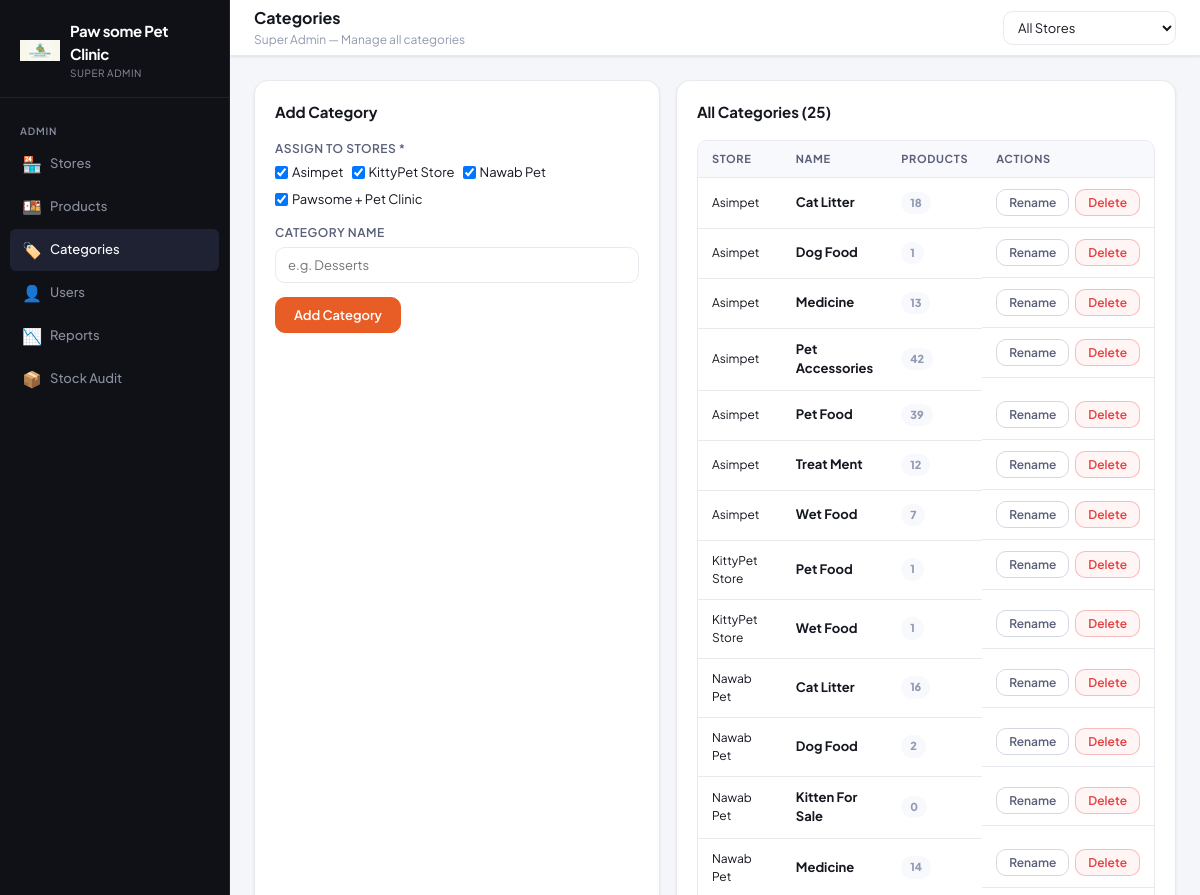
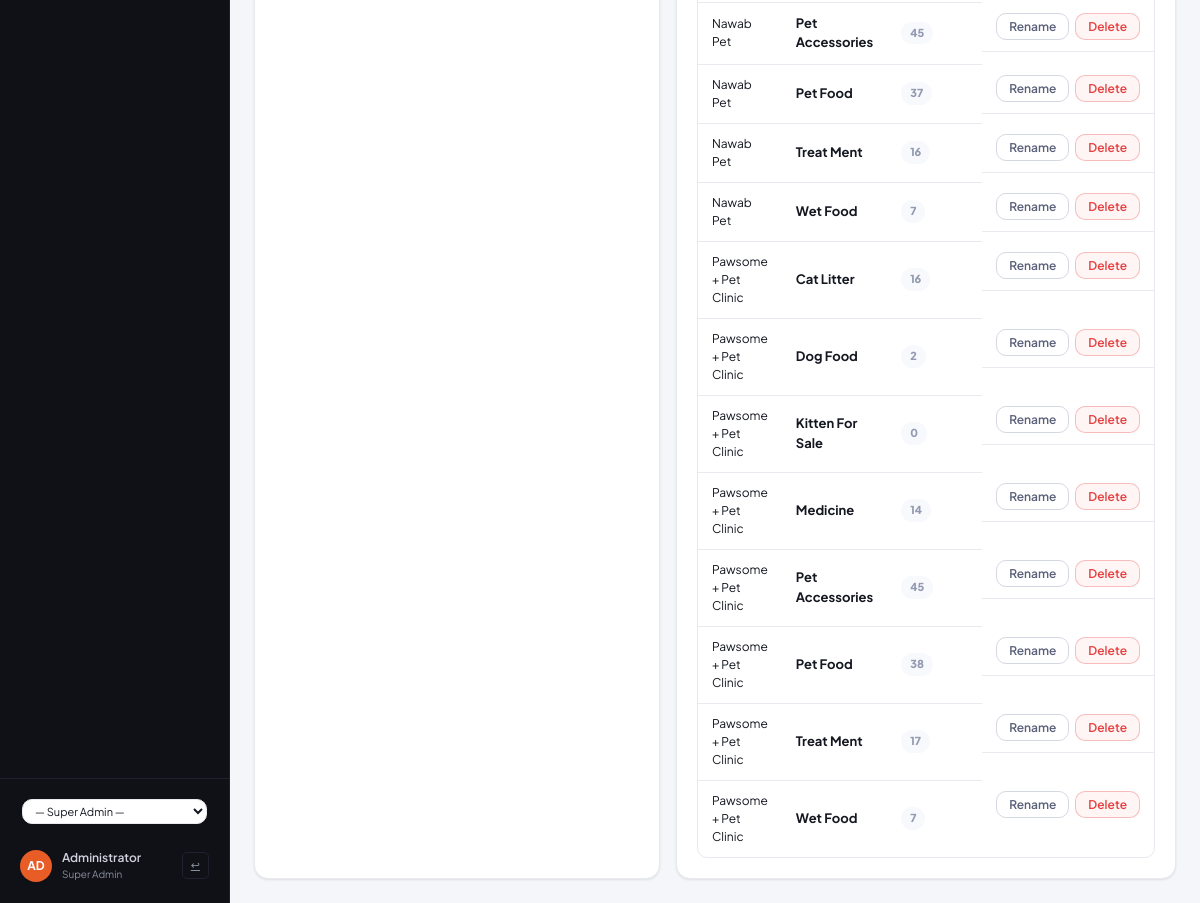
Screenshot of /admin/categories.php (signed in) with the database file from the repository (2 pictures, top to bottom).
### tables this page shows
CREATE TABLE stores (
            id INTEGER PRIMARY KEY AUTOINCREMENT,
            name TEXT NOT NULL,
            phone TEXT DEFAULT '',
            address TEXT DEFAULT '',
            receipt_footer TEXT DEFAULT 'Thank you!',
            bill_prefix TEXT DEFAULT 'ST',
            tax_rate REAL DEFAULT 5,
            currency TEXT DEFAULT 'Rs',
            is_active INTEGER DEFAULT 1,
            created_at DATETIME DEFAULT CURRENT_TIMESTAMP
        , logo TEXT DEFAULT '');

CREATE TABLE categories (
            id INTEGER PRIMARY KEY AUTOINCREMENT,
            store_id INTEGER NOT NULL DEFAULT 1,
            name TEXT NOT NULL,
            sort_order INTEGER DEFAULT 0,
            created_at DATETIME DEFAULT CURRENT_TIMESTAMP,
            FOREIGN KEY(store_id) REFERENCES stores(id),
            UNIQUE(store_id, name)
        );

### includes/db.php (called while the page is built, shortened)
<?php
function baseUrl($path = '') {
    static $base = null;
    if ($base === null) {
        $docRoot  = str_replace('\\', '/', realpath($_SERVER['DOCUMENT_ROOT'] ?? ROOT_PATH) ?: ROOT_PATH);
        $projRoot = str_replace('\\', '/', ROOT_PATH);
        $base     = rtrim(substr($projRoot, strlen($docRoot)), '/');
    }
    return $base . '/' . ltrim($path, '/');
}
function getDB() {
    try {
        $db = new PDO('sqlite:' . DB_FILE);
        $db->setAttribute(PDO::ATTR_ERRMODE, PDO::ERRMODE_EXCEPTION);
        $db->setAttribute(PDO::ATTR_DEFAULT_FETCH_MODE, PDO::FETCH_ASSOC);
        $db->setAttribute(PDO::ATTR_TIMEOUT, 30);
        $db->exec('PRAGMA journal_mode=WAL');
        $db->exec('PRAGMA busy_timeout=5000');
        return $db;
    } catch (Exception $e) {
        error_log('Database error: ' . $e->getMessage());
        die('<h2>Database Error</h2><p>' . htmlspecialchars($e->getMessage()) . '</p>'
            . '<p>Try visiting <a href="' . htmlspecialchars(baseUrl('check.php')) . '">check.php</a> for diagnostics, '
            . 'or delete <code>data/restaurant.db</code> to reset (this removes all data).</p>');
    }
}
function getAllStores($activeOnly = false) {
    $db = getDB();
    $sql = "SELECT * FROM stores" . ($activeOnly ? " WHERE is_active = 1" : "") . " ORDER BY name";
    return $db->query($sql)->fetchAll();
}
?>

### includes/auth.php (called while the page is built, shortened)
<?php
require_once __DIR__ . '/db.php';
function currentStoreId() {
    return isset($_SESSION['store_id']) ? (int)$_SESSION['store_id'] : null;
}

### admin/categories.php (the view, shortened to what this page needs)
<?php
require_once __DIR__ . '/../includes/auth.php';
require_once __DIR__ . '/../includes/header.php';
$db = getDB();
$sessionId = currentStoreId();
$storeId = (int)($_GET['store_id'] ?? ($sessionId ?: 0));
$allStores = getAllStores(true);
if ($storeId) {
    $cats = $db->prepare("SELECT c.*, s.name as store_name, (SELECT COUNT(*) FROM products WHERE category_id=c.id) as prod_count FROM categories c LEFT JOIN stores s ON c.store_id = s.id WHERE c.store_id=? ORDER BY c.sort_order, c.name");
    $cats->execute([$storeId]);
    $cats = $cats->fetchAll();
} else {
    $cats = $db->query("SELECT c.*, s.name as store_name, (SELECT COUNT(*) FROM products WHERE category_id=c.id) as prod_count FROM categories c LEFT JOIN stores s ON c.store_id = s.id ORDER BY s.name, c.sort_order, c.name")->fetchAll();
}
?>
    <div class="topbar">
      <div><div class="page-title">Categories</div><div class="page-subtitle">Super Admin — Manage all categories</div></div>
      <div class="topbar-right" style="display:flex;gap:8px;align-items:center">
        <select class="form-control" id="store-filter" style="font-size:13px;padding:7px 10px" onchange="location.href='<?= baseUrl('admin/categories.php') ?>?store_id='+this.value">
          <option value="0">All Stores</option>
        </select>
      </div>
    </div>
    <div class="content-area">
      <div class="grid-2">
        <div class="card">
          <div class="card-title mb-16">Add Category</div>
          <form method="POST">
            <?php if ($storeId): ?>
            <input type="hidden" name="store_ids" value="<?= $storeId ?>">
            <?php else: ?>
            <div class="form-group"><label class="form-label">Assign to Stores *</label>
              <div style="display:flex;flex-wrap:wrap;gap:8px">
              <?php foreach ($allStores as $st): ?>
              <label style="display:flex;align-items:center;gap:4px;font-size:13px;cursor:pointer">
                <input type="checkbox" name="store_ids[]" value="<?= $st['id'] ?>" checked> <?= htmlspecialchars($st['name']) ?>
              </label>
              <?php endforeach; ?>
              </div>
            </div>
            <?php endif; ?>
            <div class="form-group"><label class="form-label">Category Name</label><input class="form-control" name="name" placeholder="e.g. Desserts" required></div>
            <button class="btn btn-primary" type="submit">Add Category</button>
          </form>
        </div>
        <div class="card">
          <div class="card-title mb-16">All Categories (<?= count($cats) ?>)</div>
          <?php if (empty($cats)): ?>
          <p class="text-muted text-sm">No categories yet.</p>
          <?php else: ?>
          <div class="table-wrap">
            <table class="data-table">
              <thead><tr><?php if(!$storeId):?><th>Store</th><?php endif;?><th>Name</th><th>Products</th><th>Actions</th></tr></thead>
              <tbody>
              <?php foreach ($cats as $c): ?>
              <tr>
                <?php if(!$storeId):?><td class="text-sm"><?= htmlspecialchars($c['store_name']) ?></td><?php endif; ?>
                <td class="font-bold"><?= htmlspecialchars($c['name']) ?></td>
                <td><span class="badge badge-neutral"><?= $c['prod_count'] ?></span></td>
                <td style="display:flex;gap:6px">
                  <button class="btn btn-secondary btn-sm" onclick="renameModal(<?= $c['id'] ?>, '<?= htmlspecialchars($c['name'], ENT_QUOTES) ?>', <?= $c['store_id'] ?>)">Rename</button>
                  <form method="POST" style="display:inline" onsubmit="return confirm('Delete this category?')">
                    <button class="btn btn-danger btn-sm" type="submit">Delete</button>
                  </form>
                </td>
              </tr>
              <?php endforeach; ?>
              </tbody>
            </table>
          </div>
          <?php endif; ?>
        </div>
      </div>
    </div>
<?php require_once __DIR__ . '/../includes/footer.php'; ?>

### assets/css/style.css (style rules this page uses)
:root { --brand: #e85d26; --brand-dark: #c44d1a; --brand-light: #fff3ee; --brand-glow: rgba(232,93,38,0.15); --sidebar-bg: #0f1117; --sidebar-text: #8a8f9e; --sidebar-hover: #1a1d27; --sidebar-active: #1f2233; --sidebar-border: #1e2130; --bg: #f5f6fa; --surface: #ffffff; --surface2: #f8f9fc; --border: #e8eaef; --border2: #d4d8e2; --text: #141720; --text2: #5a6079; --text3: #9299b0; --green: #1a9e5c; --green-bg: #edfaf4; --red: #e53e3e; --red-bg: #fff5f5; --amber: #d97706; --amber-bg: #fffbeb; --blue: #2563eb; --blue-bg: #eff6ff; --shadow-sm: 0 1px 3px rgba(0,0,0,.06), 0 1px 2px rgba(0,0,0,.04); --shadow: 0 4px 12px rgba(0,0,0,.08), 0 2px 4px rgba(0,0,0,.04); --shadow-lg: 0 20px 40px rgba(0,0,0,.12); --radius: 10px; --radius-sm: 6px; --radius-lg: 14px; --font: 'Plus Jakarta Sans', sans-serif; --mono: 'JetBrains Mono', monospace; }
*, *::before, *::after { box-sizing: border-box; margin: 0; padding: 0; }
html { height: 100%; }
body { font-family: var(--font); background: var(--bg); color: var(--text); height: 100%; font-size: 14px; line-height: 1.5; -webkit-font-smoothing: antialiased; }
.topbar { background: var(--surface); border-bottom: 1px solid var(--border); padding: 0 24px; height: 56px; display: flex; align-items: center; justify-content: space-between; flex-shrink: 0; box-shadow: var(--shadow-sm); }
.page-title { font-size: 16px; font-weight: 700; color: var(--text); }
.page-subtitle { font-size: 12px; color: var(--text3); margin-top: 1px; }
.topbar-right { display: flex; align-items: center; gap: 10px; }
.content-area { flex: 1; overflow-y: auto; padding: 24px; }
.btn { display: inline-flex; align-items: center; justify-content: center; gap: 6px; padding: 9px 18px; border-radius: var(--radius); font-family: var(--font); font-size: 13px; font-weight: 600; cursor: pointer; transition: all .15s; border: 1.5px solid transparent; text-decoration: none; white-space: nowrap; }
.btn-primary { background: var(--brand); color: #fff; border-color: var(--brand); }
.btn-secondary { background: var(--surface); color: var(--text2); border-color: var(--border2); }
.btn-danger { background: var(--red-bg); color: var(--red); border-color: rgba(229,62,62,.3); }
.btn-sm { padding: 5px 12px; font-size: 12px; }
.form-group { margin-bottom: 14px; }
.form-label { display: block; font-size: 12px; font-weight: 600; color: var(--text2); margin-bottom: 5px; text-transform: uppercase; letter-spacing: .04em; }
.form-control { width: 100%; padding: 9px 12px; border: 1.5px solid var(--border); border-radius: var(--radius); font-family: var(--font); font-size: 13px; color: var(--text); background: var(--surface); outline: none; transition: all .15s; }
select.form-control { cursor: pointer; }
.card { background: var(--surface); border: 1px solid var(--border); border-radius: var(--radius-lg); padding: 20px; box-shadow: var(--shadow-sm); }
.card-title { font-size: 15px; font-weight: 700; color: var(--text); }
.table-wrap { overflow-x: auto; border-radius: var(--radius); border: 1px solid var(--border); }
.data-table { width: 100%; border-collapse: collapse; font-size: 13px; }
.data-table thead tr { background: var(--surface2); }
.data-table th { padding: 10px 14px; text-align: left; font-size: 11px; font-weight: 700; color: var(--text2); text-transform: uppercase; letter-spacing: .06em; border-bottom: 1px solid var(--border); white-space: nowrap; }
.data-table td { padding: 11px 14px; border-bottom: 1px solid var(--border); color: var(--text); vertical-align: middle; }
.data-table tbody tr:last-child td { border-bottom: none; }
.badge { display: inline-flex; align-items: center; padding: 3px 9px; border-radius: 20px; font-size: 11px; font-weight: 800; white-space: nowrap; }
.badge-neutral { background: var(--surface2); color: var(--text3);font-weight: 800 }
.grid-2 { display: grid; grid-template-columns: 1fr 1fr; gap: 16px; }
.mb-16 { margin-bottom: 16px; }
.text-sm { font-size: 12px; }
.font-bold { font-weight: 700; }

### rows the page displays
stores: name "Asimpet"
stores: name "KittyPet Store"
stores: name "Nawab Pet"
stores: name "Pawsome + Pet Clinic"
categories: store_name "Asimpet", name "Cat Litter", prod_count "18"
categories: store_name "Asimpet", name "Dog Food", prod_count "1"
categories: store_name "Asimpet", name "Medicine", prod_count "13"
categories: store_name "Asimpet", name "Pet Accessories", prod_count "42"
categories: store_name "Asimpet", name "Pet Food", prod_count "39"
categories: store_name "Asimpet", name "Treat Ment", prod_count "12"
categories: store_name "Asimpet", name "Wet Food", prod_count "7"
categories: store_name "KittyPet Store", name "Pet Food", prod_count "1"
categories: store_name "KittyPet Store", name "Wet Food", prod_count "1"
categories: store_name "Nawab Pet", name "Cat Litter", prod_count "16"
categories: store_name "Nawab Pet", name "Dog Food", prod_count "2"
categories: store_name "Nawab Pet", name "Kitten For Sale", prod_count "0"
categories: store_name "Nawab Pet", name "Medicine", prod_count "14"
categories: store_name "Nawab Pet", name "Pet Accessories", prod_count "45"
categories: store_name "Nawab Pet", name "Pet Food", prod_count "37"
categories: store_name "Nawab Pet", name "Treat Ment", prod_count "16"
categories: store_name "Nawab Pet", name "Wet Food", prod_count "7"
categories: store_name "Pawsome + Pet Clinic", name "Cat Litter", prod_count "16"
categories: store_name "Pawsome + Pet Clinic", name "Dog Food", prod_count "2"
categories: store_name "Pawsome + Pet Clinic", name "Kitten For Sale", prod_count "0"
categories: store_name "Pawsome + Pet Clinic", name "Medicine", prod_count "14"
categories: store_name "Pawsome + Pet Clinic", name "Pet Accessories", prod_count "45"
categories: store_name "Pawsome + Pet Clinic", name "Pet Food", prod_count "38"
categories: store_name "Pawsome + Pet Clinic", name "Treat Ment", prod_count "17"
categories: store_name "Pawsome + Pet Clinic", name "Wet Food", prod_count "7"

### other values shown
$settings['restaurant_name'] "Paw some Pet Clinic"
substr($user['name'] ?: $user['username'], 0, 2) "AD"
$user['name'] ?: $user['username'] "Administrator"
str_replace('_', ' ', $user['role']) "Super Admin"
count($cats) "25"
